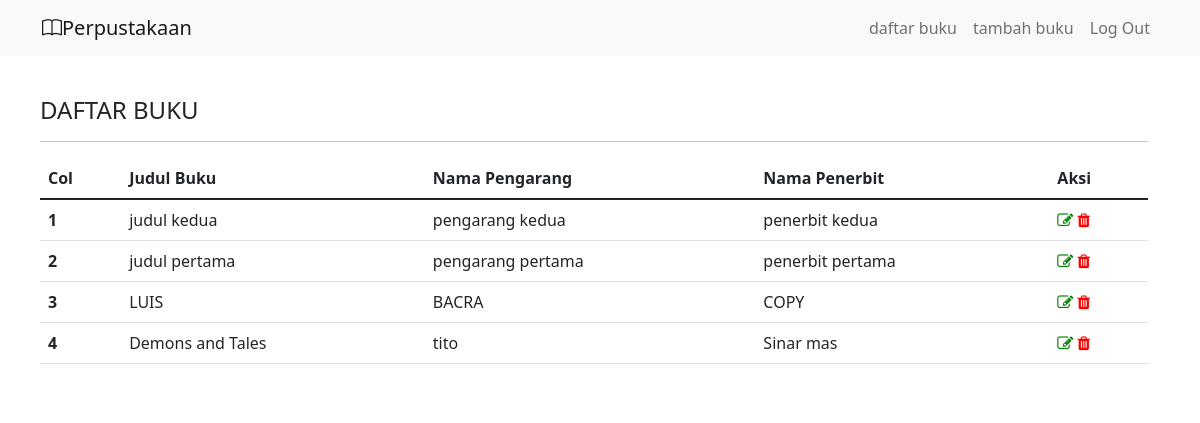
The app's page /admin/daftarBukuAdmin.php (signed in) with its own data.
### tables this page shows
CREATE TABLE `buku` (
  `id` int(11) NOT NULL,
  `judul_buku` varchar(255) NOT NULL,
  `nama_pengarang` varchar(255) NOT NULL,
  `nama_penerbit` varchar(255) NOT NULL,
  `image` varchar(255) NOT NULL
);

### admin/daftarBukuAdmin.php (the view, shortened to what this page needs)
<?php
    include '../komponen/navbarAdmin.php';
?>
<div class="container p-3 m-4 h-100" style="background-color: #FFFFFF; border-top 5px solid #17337A; box-shadow: 0 4px 8px rgba(0, 0, 0, 0.2), 0 6px 20px 0 rgbe(0,0,0,0.19);">
    <h4>DAFTAR BUKU</h4>
    <hr>
    <table class="table">
        <thead>
            <tr>
                <th scope="col">Col</th>
                <th scope="col">Judul Buku</th>
                <th scope="col">Nama Pengarang</th>
                <th scope="col">Nama Penerbit</th>
                <th scope="col">Aksi</th>
            </tr>
        </thead>
        <tbody>
            <?php
                $query = mysqli_query($con, "SELECT * FROM buku") or die (mysqli_eror($con));
                if(mysqli_num_rows($query)==0){
                    echo '<td> <td colspan="7">Tidak ada data</td></tr>';
                }else{
                    $no = 1;
                    while($data = mysqli_fetch_assoc($query)){
                        echo'
                        <tr>
                            <th scope="row">'.$no.'</th>
                            <td>'.$data['judul_buku'].'</td>
                            <td>'.$data['nama_pengarang'].'</td>
                            <td>'.$data['nama_penerbit'].'</td>
                            <td>
                            <a href="editBukuAdmin.php?id='.$data['id'].'"><i style="color: green" class="fa fa-edit"></i></a>
                            <a href="deleteBukuAdminProses.php?id='.$data['id'].'" onClick="return confirm(\'Yakin?\')"><i style="color:red" class="fa fa-trash"></i>
                            </a>
                            </td>
                        </tr>';
                    $no++;
                    }
                }
            ?>
        </tbody>
    </table>
</div>
</body>
</html>

### style.css (style rules this page uses)
body { background-image : url ("https://images.adsttc.com/media/images/5f17/67a5/b357/65a5/ed00/0076/large_jpg/Luuk_Kramer_study_library_19260-101.jpg?1595369364"); background-size:cover; background-attachment: fixed; }

### records on screen
buku: judul_buku "judul kedua", nama_pengarang "pengarang kedua", nama_penerbit "penerbit kedua"
buku: judul_buku "judul pertama", nama_pengarang "pengarang pertama", nama_penerbit "penerbit pertama"
buku: judul_buku "LUIS", nama_pengarang "BACRA", nama_penerbit "COPY"
buku: judul_buku "Demons and Tales", nama_pengarang "tito", nama_penerbit "Sinar mas"
